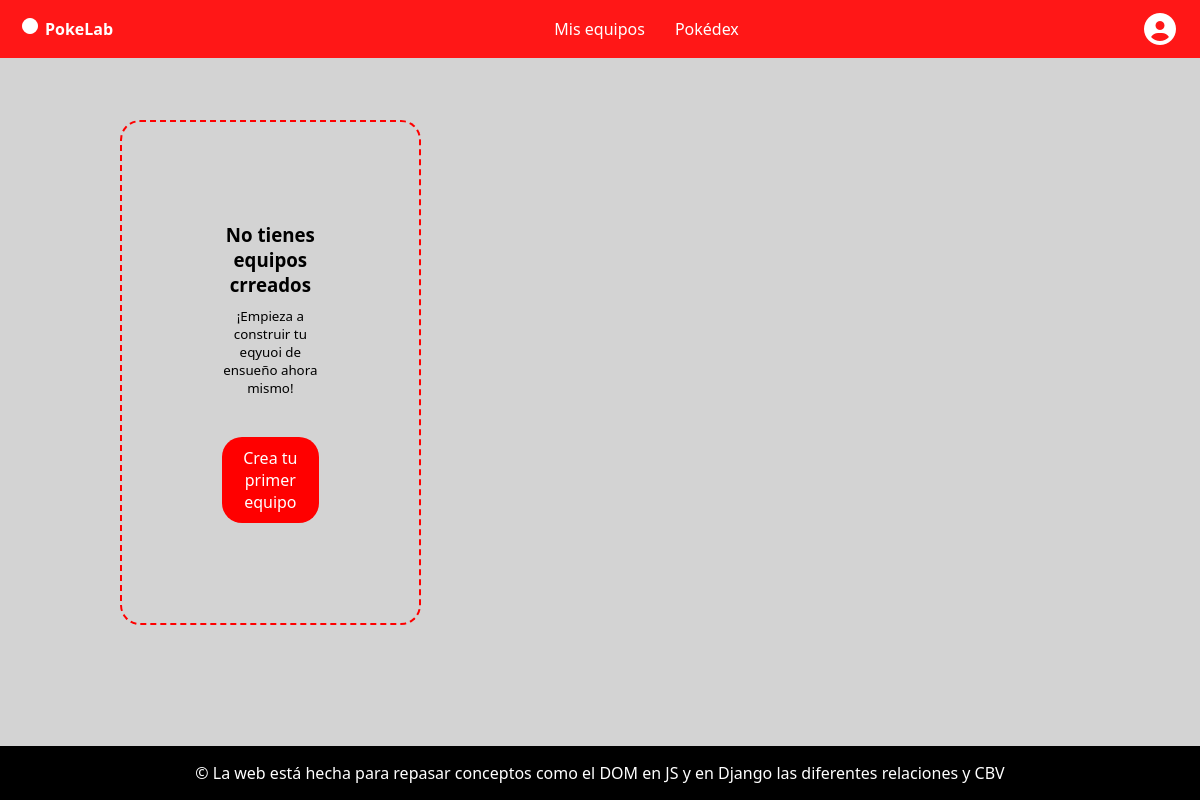
The app's page /, older data.
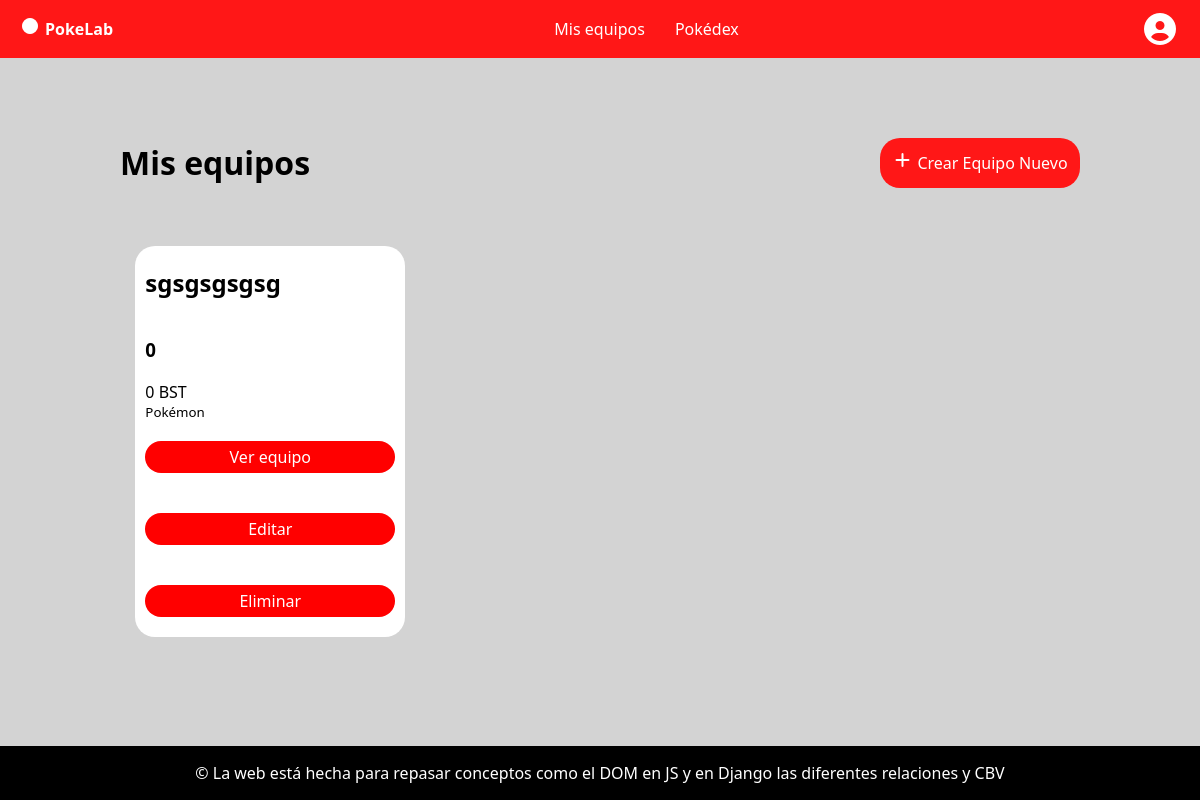
The same page, newer data.
### core/models.py (models this page shows)
class Team(models.Model):
    name = models.CharField(max_length=50)
    description = models.TextField()
    def __str__(self) -> str:
        return f"{self.name}"
    def calculate_bst_total(self):
        total = 0
        for pokemon in self.pokemon_set.all():
            total = pokemon.attack + pokemon.defense
        return total

### core/views.py (the view)
# urls.py: path('', list_teams.as_view(), name='home'),
class list_teams(ListView):
    model = Team
    template_name = 'core/home.html'
    context_object_name = 'teams'
    def get_queryset(self):
        return Team.objects.annotate(num_pokemon = Count('pokemon'))

### core/templates/core/home.html (shortened to what this page needs)
{% extends 'core/base.html' %}
    {% block content %}
    <main>
        {% if teams %}
            <div class="section-tittlecta">
                <h1 class="tittle-section">Mis equipos</h1>
                <a href="{% url 'add_team' %}" class="button-create"><span><i class="fa-solid fa-plus"></i>Crear Equipo Nuevo</span></a>
            </div>
            <section>
                {% for team in teams %}
            <article class="card">
                    <h2>{{team}}</h2>
                    <h1>{{team.num_pokemon}}</h1>
                    <span>{{team.calculate_bst_total}} BST</span>
                    <small>Pokémon</small>
                    <a href="{% url 'detail_team' team.pk %}" class="button-card">Ver equipo</a>
                    <a href="{% url 'update_team' pk=team.pk%}" class="button-card">Editar</a>
                    <a href="{% url 'delete_team' team.pk %}" class="button-card">Eliminar</a>
                </article>
                {% endfor %}
            </section>
        {% else %}
            <section>
                <article class="none-team">
                    <div class="info">
                    <h3>No tienes equipos crreados</h3>
                    <small>¡Empieza a construir tu eqyuoi de ensueño ahora mismo!</small>
                    </div>
                    <a class="button-none-team" href="{% url 'add_team' %}">Crea tu primer equipo</a>
                </article>
            </section>
        {% endif %}
    </main>
    {% endblock %}

Row changes from the older to the newer data that the page shows:
added Team: name "sgsgsgsgsg", num_pokemon "0", calculate_bst_total "0"
Text that changed along with them:
text no longer shown: "No tienes equipos crreados ¡Empieza a construir tu eqyuoi de ensueño ahora mismo! Crea tu primer equipo"
text now shown: "Mis equipos Crear Equipo Nuevo"
